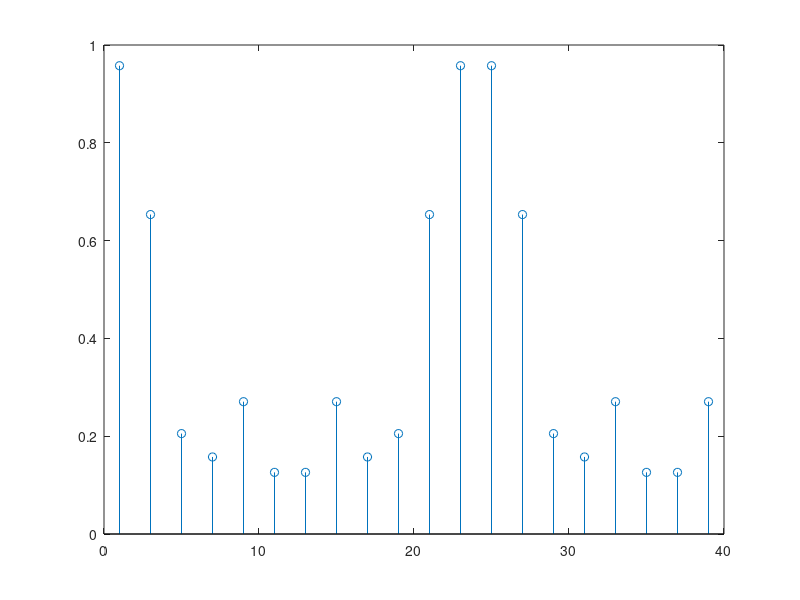

Here is the MATLAB script that generated this plot: (Note: this script raises an error after producing the figure.)
%% Intro
% Distribution factor, pitch factor and winding factor
% EM: 24-slot / 22-pole, 3-phase | double layer | coil span: 1 slot
%
% Author: Baris Kuseyri <baris.kuseyri@metu.edu.tr>
%
% version 1.0 | 23/03/2020
% version 1.1 | 28/03/2020

%% Initialization

clc
clear all
close all

%% Machine Parameters

m=3;    %phase number
Q=24;   %number of slots
p=22; %number of poles
pp=p/2;  %number of pole-pairs


%% Machine Variables

% q=Q/(2*pp*m);    %number of slots per pole per phase
q=4;

spm=(2*pi)/Q;     % slot pitch (mechanical)
spe=(2*pi)*pp/Q;  % slot pitch (electrical)

ppm=(2*pi)/p;     % pole pitch (mechanical)
ppe=(2*pi)*pp/p;  % pole pitch (electrical)

lambdae=(2*pi)/Q; % angle between adjacent coils (electrical)

h=1:2:39;

%% Factors (Generalized)

for i=1:20
    kd(i)=sin((2*i-1)*q*lambdae/2)/(q*sin((2*i-1)*lambdae/2));
    kp(i)=sin((2*i-1)*spe/2);
    kw(i)=kd(i)*kp(i);
end

figure(1)
g1 = stem(h,abs(kd));
g1.Color = 'k';
ax = gca;
ax.XGrid = 'off';
ax.YGrid = 'on';
title('Distribution Factor Amplitudes')
xlabel('Harmonic Index, {\it n}') 
ylabel('|{\itK_{dn}}|')
xticks([1 3 5 7 9 11 13 15 17 19 21])
yticks([0 0.1 0.2 0.3 0.4 0.5 0.6 0.7 0.8 0.9 1.0])
axis([0 22 0 1.1])
set(gcf,'units','centimeters','position',[2,5,30,6])

figure(2)
g2 = stem(h,abs(kp));
g2.Color = 'k';
ax = gca;
ax.XGrid = 'off';
ax.YGrid = 'on';
title('Pitch Factor Amplitudes')
xlabel('Harmonic Index, {\it n}') 
ylabel('|{\itK_{pn}}|')
xticks([1 3 5 7 9 11 13 15 17 19 21])
yticks([0 0.1 0.2 0.3 0.4 0.5 0.6 0.7 0.8 0.9 1.0])
axis([0 22 0 1.1])
set(gcf,'units','centimeters','position',[2,5,30,6])

figure(3)
g3 = stem(h,abs(kw));
g3.Color = 'k';
ax = gca;
ax.XGrid = 'off';
ax.YGrid = 'on';
title('Winding Factor Amplitudes')
xlabel('Harmonic Index, {\it n}') 
ylabel('|{\itK_{wn}}|')
xticks([1 3 5 7 9 11 13 15 17 19 21])
yticks([0 0.1 0.2 0.3 0.4 0.5 0.6 0.7 0.8 0.9 1.0])
axis([0 22 0 1.1])
set(gcf,'units','centimeters','position',[2,5,30,6])

